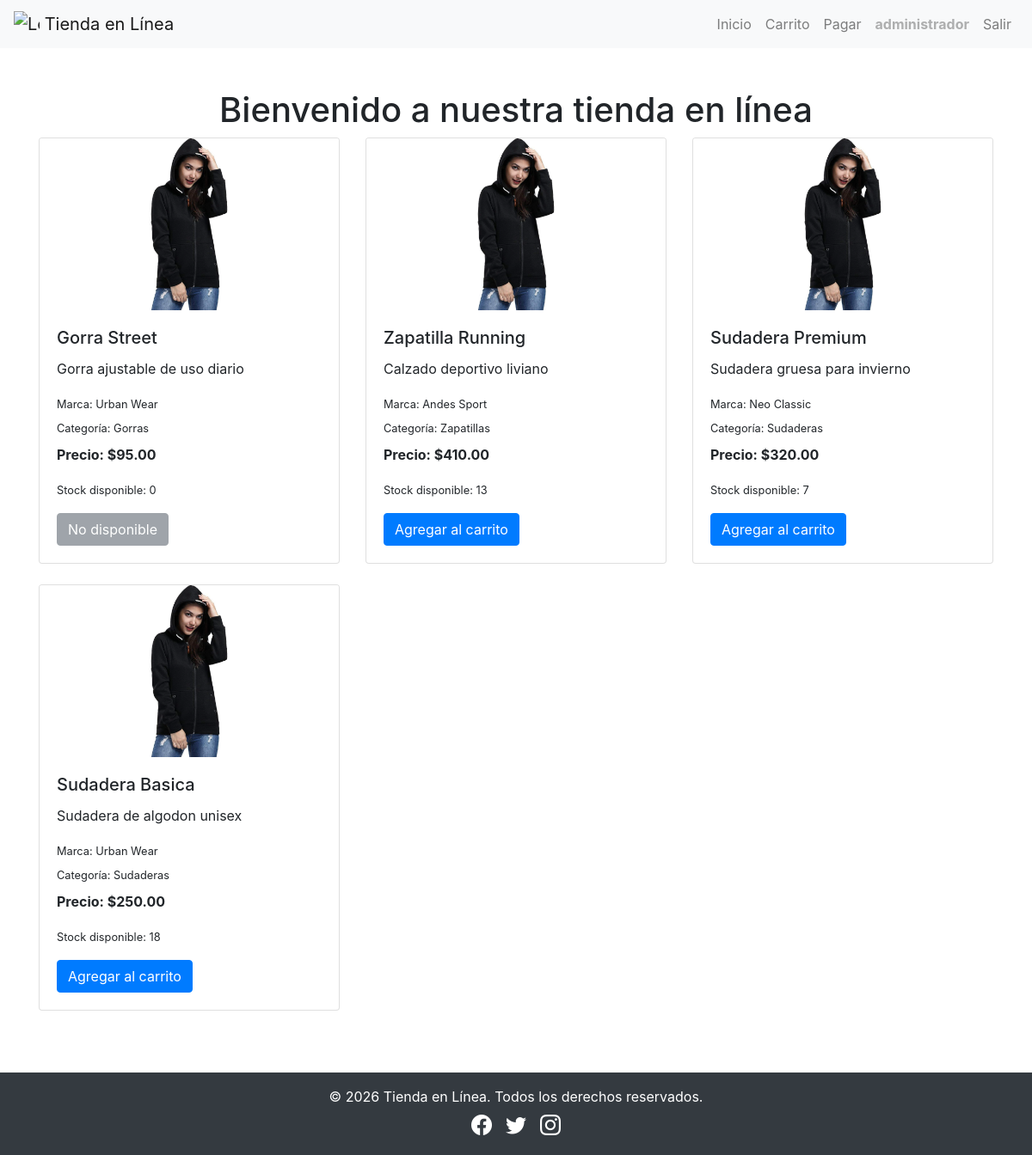
/ (signed in), run on the app's committed database.
### tables this page shows
CREATE TABLE IF NOT EXISTS `Producto` (
  `cod` INT NOT NULL AUTO_INCREMENT,
  `nombre` VARCHAR(50) NOT NULL,
  `descripcion` VARCHAR(200) NOT NULL,
  `precio` FLOAT NOT NULL,
  `imagen` VARCHAR(200) NOT NULL,
  `estado` VARCHAR(20) NOT NULL,
  `codMarca` INT NOT NULL,
  `codIndustria` INT NOT NULL,
  `codCategoria` INT NOT NULL,
  PRIMARY KEY (`cod`),
  INDEX `fk_Producto_Industria1_idx` (`codIndustria`),
  INDEX `fk_Producto_Marca1_idx` (`codMarca`),
  INDEX `fk_Producto_Categoria1_idx` (`codCategoria`),
  CONSTRAINT `fk_Producto_Industria1`
    FOREIGN KEY (`codIndustria`)
    REFERENCES `Industria` (`cod`)
    ON DELETE NO ACTION
    ON UPDATE NO ACTION,
  CONSTRAINT `fk_Producto_Marca1`
    FOREIGN KEY (`codMarca`)
    REFERENCES `Marca` (`cod`)
    ON DELETE NO ACTION
    ON UPDATE NO ACTION,
  CONSTRAINT `fk_Producto_Categoria1`
    FOREIGN KEY (`codCategoria`)
    REFERENCES `Categoria` (`cod`)
    ON DELETE NO ACTION
    ON UPDATE NO ACTION);

CREATE TABLE IF NOT EXISTS `Marca` (
  `cod` INT NOT NULL AUTO_INCREMENT,
  `nombre` VARCHAR(30) NULL,
  PRIMARY KEY (`cod`));

CREATE TABLE IF NOT EXISTS `Categoria` (
  `cod` INT NOT NULL AUTO_INCREMENT,
  `nombre` VARCHAR(30) NULL,
  PRIMARY KEY (`cod`));

### controladores/InicioControlador.php (called while the page is built, shortened)
<?php
require_once __DIR__ . '/../modelos/Producto.php';
class InicioControlador {
    public function index() {
        $modelo   = new Producto();
        $productos = $modelo->obtenerTodos();
        require_once __DIR__ . '/../vistas/inicio.php';
    }
}

### config/database.php (called while the page is built, shortened)
<?php
class Database {
    private static $conexion = null;
    public static function conectar() {
        if (self::$conexion === null) {
            $host           = "localhost";
            $usuario        = "root";
            $password       = "";
            $base_de_datos  = "mydb";
            self::$conexion = new mysqli($host, $usuario, $password, $base_de_datos);
            self::$conexion->set_charset("utf8");
        }
        return self::$conexion;
    }
}

### modelos/Producto.php (called while the page is built, shortened)
<?php
require_once __DIR__ . '/../config/database.php';
class Producto {
    private $db;
    public function __construct() {
        $this->db = Database::conectar();
    }
    public function obtenerTodos() {
        $stmtSp = $this->db->prepare("CALL sp_listar_productos_con_stock_total()");
        if ($stmtSp) {
            $ok = $stmtSp->execute();
            if ($ok) {
                $resultado = $stmtSp->get_result();
                $datos = $resultado ? $resultado->fetch_all(MYSQLI_ASSOC) : [];
                return $datos;
            }
        }
        $productos = [];
        return $productos;
    }
}

### vistas/inicio.php (the view)
<?php require_once __DIR__ . '/layout/encabezado.php'; ?>
<div class="container mt-5">
    <h1 class="text-center">Bienvenido a nuestra tienda en línea</h1>
    <div class="row">
        <?php if (!empty($productos)): ?>
            <?php foreach ($productos as $producto): ?>
                <div class="col-md-4 mb-4">
                    <div class="card">
                        <a href="recursos/imagenes/<?php echo htmlspecialchars($producto['imagen']); ?>" target="_blank">
                            <div class="card-img-top d-flex align-items-center justify-content-center bg-white" style="height: 200px; overflow: hidden;">
                                <img src="recursos/imagenes/<?php echo htmlspecialchars($producto['imagen']); ?>"
                                     class="img-fluid"
                                     alt="<?php echo htmlspecialchars($producto['nombre']); ?>"
                                     style="max-height: 200px; object-fit: contain;">
                            </div>
                        </a>
                        <div class="card-body">
                            <h5 class="card-title"><?php echo htmlspecialchars($producto['nombre']); ?></h5>
                            <p class="card-text"><?php echo htmlspecialchars($producto['descripcion']); ?></p>
                            <p class="card-text mb-1"><small>Marca: <?php echo htmlspecialchars($producto['marca'] ?? 'N/D'); ?></small></p>
                            <p class="card-text mb-2"><small>Categoría: <?php echo htmlspecialchars($producto['categoria'] ?? 'N/D'); ?></small></p>
                            <p class="card-text"><strong>Precio: $<?php echo number_format($producto['precio'], 2); ?></strong></p>
                            <p class="card-text"><small>Stock disponible: <?php echo (int)($producto['stock'] ?? 0); ?></small></p>
                            <?php if (($producto['estado'] ?? '') === 'activo'): ?>
                                <a href="index.php?pagina=carrito&accion=agregar&id=<?php echo $producto['id_producto']; ?>"
                                   class="btn btn-primary">Agregar al carrito</a>
                            <?php else: ?>
                                <button class="btn btn-secondary" disabled>No disponible</button>
                            <?php endif; ?>
                        </div>
                    </div>
                </div>
            <?php endforeach; ?>
        <?php else: ?>
            <p class="text-center w-100">No hay productos disponibles en este momento.</p>
        <?php endif; ?>
    </div>
</div>
<?php require_once __DIR__ . '/layout/pie.php'; ?>

### data on the page
producto: imagen (picture), nombre "Gorra Street", descripcion "Gorra ajustable de uso diario", codMarca.nombre "Urban Wear", codCategoria.nombre "Gorras", precio "95.00", stock "0", estado "No disponible"
producto: imagen (picture), nombre "Zapatilla Running", descripcion "Calzado deportivo liviano", codMarca.nombre "Andes Sport", codCategoria.nombre "Zapatillas", precio "410.00", stock "13"
producto: imagen (picture), nombre "Sudadera Premium", descripcion "Sudadera gruesa para invierno", codMarca.nombre "Neo Classic", codCategoria.nombre "Sudaderas", precio "320.00", stock "7"
producto: imagen (picture), nombre "Sudadera Basica", descripcion "Sudadera de algodon unisex", codMarca.nombre "Urban Wear", codCategoria.nombre "Sudaderas", precio "250.00", stock "18"

### other printed values
$_SESSION['usuario'] "administrador"
